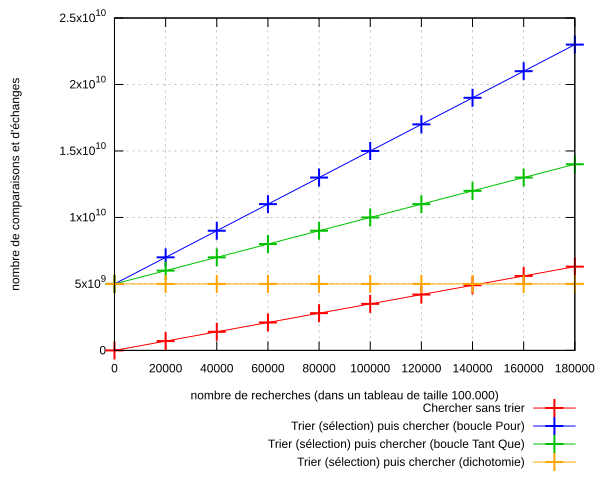

The script that saved this image:
set terminal svg background rgb "white"
set output "./triPuisRecherche.svg"
set grid
set key below
set xlabel "nombre de recherches (dans un tableau de taille 100.000)"
set ylabel "nombre de comparaisons et d'échanges"
set pointsize 2
set style line 1 linetype 1 lw 1 linecolor rgb "red" pointtype 1
set style line 2 linetype 1 lw 1 linecolor rgb "blue" pointtype 1
set style line 3 linetype 1 lw 1 linecolor rgb "web-green" pointtype 1
set style line 4 linetype 1 lw 1 linecolor rgb "orange" pointtype 1
plot \
"./benchmarkRechercheSansTri.txt" using 1:2 \
  title "Chercher sans trier" with linespoints linestyle 1, \
"./benchmarkTriSelectionBouclePour.txt" using 1:2 \
  title "Trier (sélection) puis chercher (boucle Pour)" with linespoints linestyle 2, \
"./benchmarkTriSelectionBoucleTantQue.txt" using 1:2 \
  title "Trier (sélection) puis chercher (boucle Tant Que)" with linespoints linestyle 3, \
"./benchmarkTriSelectionRechercheDicho.txt" using 1:2 \
  title "Trier (sélection) puis chercher (dichotomie)" with linespoints linestyle 4
